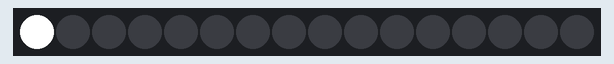
Simulated run of this sketch. Board: Arduino Uno, built with avr-gcc and run on an emulated ATmega328P. On the bench: 16 RGB LEDs in strip order, left to right.

Above: at 2.05 s.
At 2.45 s:
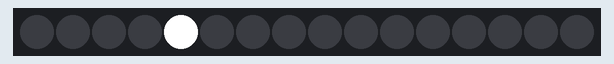
At 2.95 s:
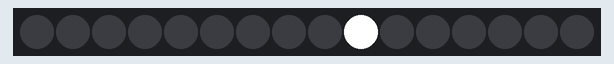
At 3.45 s:
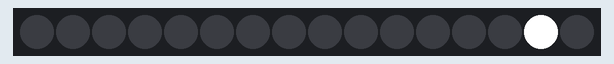
At 3.95 s:
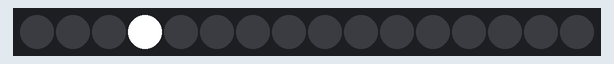

Measured:
- by itself, everything shown: repeats every 1.6 s, in 16 steps

The sketch:

FirstLight.ino
```cpp
// Use if you want to force the software SPI subsystem to be used for some reason (generally, you don't)
// #define FASTLED_FORCE_SOFTWARE_SPI
// Use if you want to force non-accelerated pin access (hint: you really don't, it breaks lots of things)
// #define FASTLED_FORCE_SOFTWARE_SPI
// #define FASTLED_FORCE_SOFTWARE_PINS
#include <FastLED.h>

///////////////////////////////////////////////////////////////////////////////////////////
//
// Move a white dot along the strip of leds.  This program simply shows how to configure the leds,
// and then how to turn a single pixel white and then off, moving down the line of pixels.
//

// How many leds are in the strip?
#define NUM_LEDS 16

// Data pin that led data will be written out over
#define DATA_PIN 3

// Clock pin only needed for SPI based chipsets when not using hardware SPI
 #define CLOCK_PIN 8

// This is an array of leds.  One item for each led in your strip.
CRGB leds[NUM_LEDS];

// This function sets up the ledsand tells the controller about them
void setup() {
  // sanity check delay - allows reprogramming if accidently blowing power w/leds
    delay(2000);

      // Uncomment one of the following lines for your leds arrangement.
      // FastLED.addLeds<TM1803, DATA_PIN, RGB>(leds, NUM_LEDS);
      // FastLED.addLeds<TM1804, DATA_PIN, RGB>(leds, NUM_LEDS);
      // FastLED.addLeds<TM1809, DATA_PIN, RGB>(leds, NUM_LEDS);
      // FastLED.addLeds<WS2811, DATA_PIN, RGB>(leds, NUM_LEDS);
      // FastLED.addLeds<WS2812, DATA_PIN, RGB>(leds, NUM_LEDS);
      // FastLED.addLeds<WS2812B, DATA_PIN, RGB>(leds, NUM_LEDS);
      // FastLED.addLeds<NEOPIXEL, DATA_PIN>(leds, NUM_LEDS);
      // FastLED.addLeds<APA104, DATA_PIN>(leds, NUM_LEDS);
      // FastLED.addLeds<WS2811_400, DATA_PIN, RGB>(leds, NUM_LEDS);
      // FastLED.addLeds<GW6205, DATA_PIN, RGB>(leds, NUM_LEDS);
      // FastLED.addLeds<GW6205_400, DATA_PIN, RGB>(leds, NUM_LEDS);
      // FastLED.addLeds<UCS1903, DATA_PIN, RGB>(leds, NUM_LEDS);
      // FastLED.addLeds<UCS1903B, DATA_PIN, RGB>(leds, NUM_LEDS);

      // FastLED.addLeds<WS2801, RGB>(leds, NUM_LEDS);
      // FastLED.addLeds<SM16716, RGB>(leds, NUM_LEDS);
      // FastLED.addLeds<LPD8806, RGB>(leds, NUM_LEDS);
      // FastLED.addLeds<P9813, RGB>(leds, NUM_LEDS);
      // FastLED.addLeds<APA102, RGB>(leds, NUM_LEDS);
      // FastLED.addLeds<DOTSTAR, RGB>(leds, NUM_LEDS);

      // FastLED.addLeds<WS2801, DATA_PIN, CLOCK_PIN, RGB>(leds, NUM_LEDS);
      // FastLED.addLeds<SM16716, DATA_PIN, CLOCK_PIN, RGB>(leds, NUM_LEDS);
      // FastLED.addLeds<LPD8806, DATA_PIN, CLOCK_PIN, RGB>(leds, NUM_LEDS);
      // FastLED.addLeds<P9813, DATA_PIN, CLOCK_PIN, RGB>(leds, NUM_LEDS);
       FastLED.addLeds<APA102, DATA_PIN, CLOCK_PIN, RGB>(leds, NUM_LEDS);
      // FastLED.addLeds<DOTSTAR, DATA_PIN, CLOCK_PIN, RGB>(leds, NUM_LEDS);
}

// This function runs over and over, and is where you do the magic to light
// your leds.
void loop() {
   // Move a single white led
   for(int whiteLed = 0; whiteLed < NUM_LEDS; whiteLed = whiteLed + 1) {
      // Turn our current led on to white, then show the leds
      leds[whiteLed] = CRGB::White;

      // Show the leds (only one of which is set to white, from above)
      FastLED.show();

      // Wait a little bit
      delay(100);

      // Turn our current led back to black for the next loop around
      leds[whiteLed] = CRGB::Black;
   }
}
```
